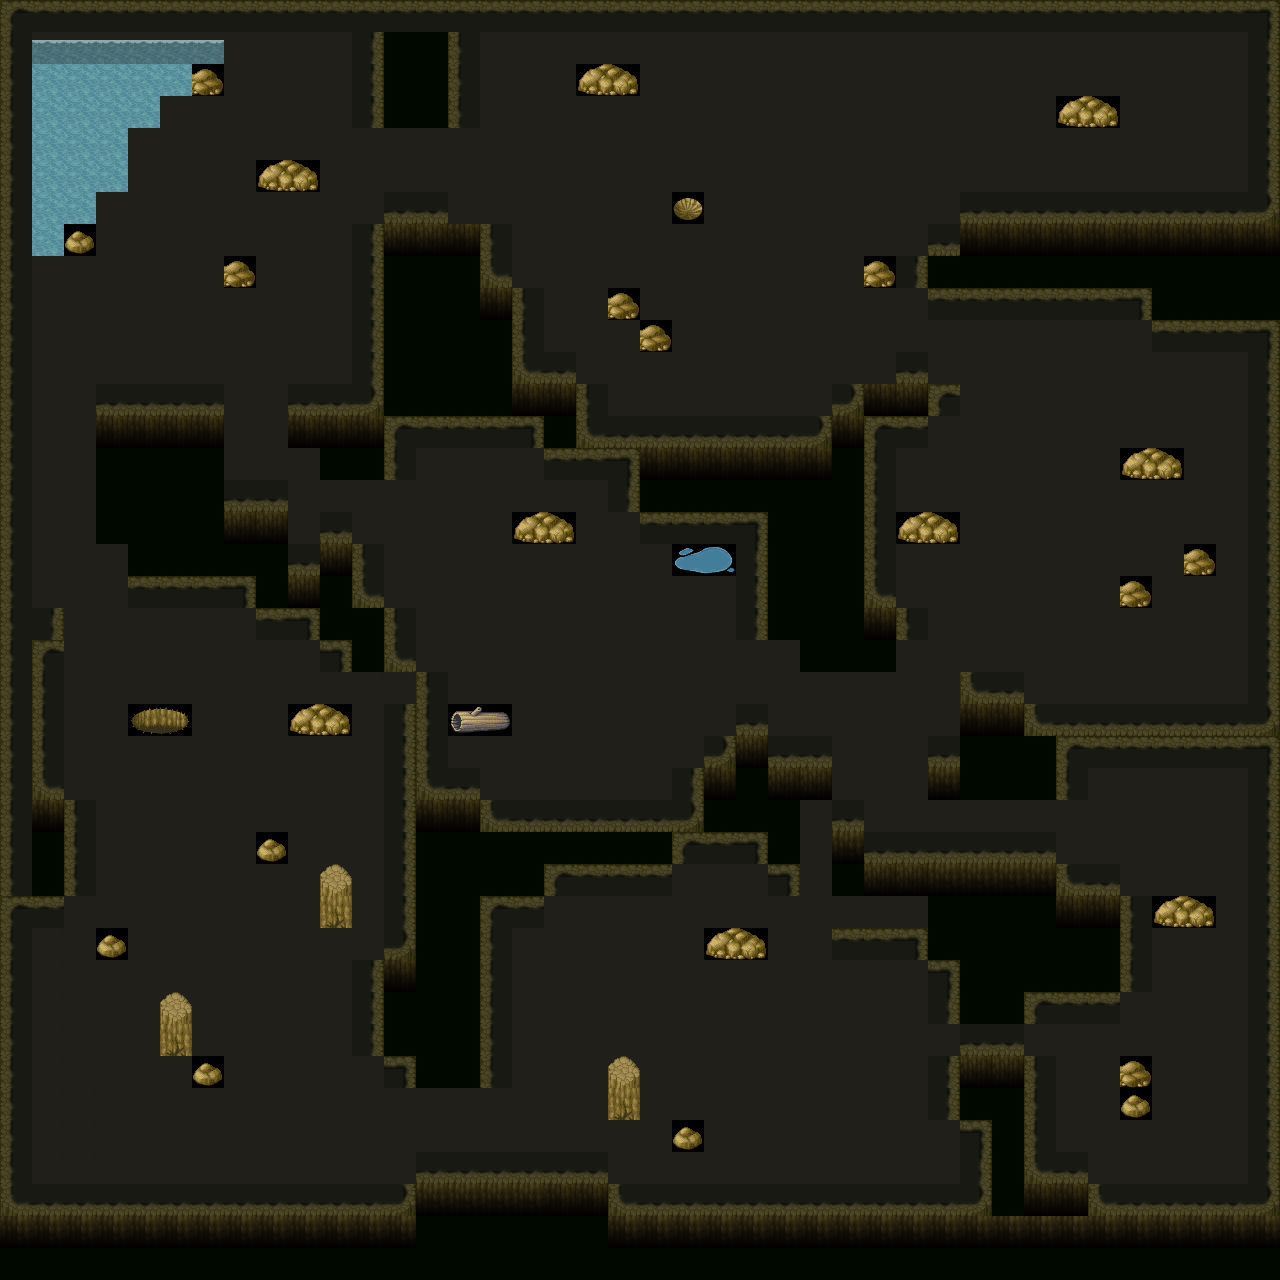

Below is a game level as drawn by its tile map, then a one-line description and the .tmx that defines it (tile-layer data replaced by summaries):
An orthogonal 40x40 tile map with 32x32 px tiles, 3 tile layers (jimen, toorenai, kakure), 1 hidden layer not drawn, 2 tilesets and 39 objects.

<map version="1.4" tiledversion="1.4.2" orientation="orthogonal" renderorder="right-down" width="40" height="40" tilewidth="32" tileheight="32" infinite="0" nextlayerid="7" nextobjectid="91">
 <tileset firstgid="1" source="1.tsx" />
 <tileset firstgid="1313" source="2.tsx" />
 <layer id="1" name="jimen" width="40" height="40">
  <data>[1600 cells, 1600 non-empty, 27 distinct tile ids]</data>
 </layer>
 <layer id="4" name="toorenai" width="40" height="40">
  <data>[1600 cells, 235 non-empty, 13 distinct tile ids]</data>
 </layer>
 <layer id="6" name="kakure" width="40" height="40">
  <data>[1600 cells, 27 non-empty, 3 distinct tile ids]</data>
 </layer>
 <objectgroup id="2" name="オブジェクト・レイヤー 1" opacity="0.99">
  <object id="38" gid="1073742241" x="76.6667" y="788" width="32" height="32" rotation="540" />
  <object id="39" gid="483" x="42" y="907.333" width="32" height="32" />
  <object id="40" gid="481" x="371.333" y="1066" width="32" height="32" />
  <object id="41" gid="417" x="371.333" y="978" width="32" height="32" />
  <object id="43" gid="481" x="243.333" y="620.667" width="32" height="32" />
  <object id="45" gid="481" x="309.333" y="650.667" width="32" height="32" />
  <object id="46" gid="481" x="339.333" y="672.333" width="32" height="32" />
  <object id="49" gid="419" x="458.5" y="255" width="32" height="32" />
  <object id="50" gid="419" x="492.5" y="310" width="32" height="32" />
  <object id="51" gid="419" x="554" y="403.5" width="32" height="32" />
  <object id="52" gid="417" x="820.5" y="436.5" width="32" height="32" />
  <object id="53" gid="417" x="853" y="415" width="32" height="32" />
  <object id="55" gid="417" x="918" y="276.5" width="32" height="32" />
  <object id="56" gid="417" x="950" y="244.5" width="32" height="32" />
  <object id="57" gid="481" x="1141.5" y="332" width="32" height="32" />
  <object id="60" gid="483" x="909" y="426" width="32" height="32" />
  <object id="61" gid="419" x="875.5" y="627.5" width="32" height="32" />
  <object id="63" gid="419" x="1002.5" y="722.5" width="32" height="32" />
  <object id="64" gid="419" x="1099.5" y="915.5" width="32" height="32" />
  <object id="65" gid="483" x="1099" y="1003.5" width="32" height="32" />
  <object id="66" gid="419" x="1065.5" y="1203.5" width="32" height="32" />
  <object id="67" gid="481" x="947.5" y="1129.5" width="32" height="32" />
  <object id="70" gid="481" x="756.5" y="873.5" width="32" height="32" />
  <object id="71" gid="483" x="522.5" y="907.5" width="32" height="32" />
  <object id="74" gid="483" x="652" y="877" width="32" height="32" />
  <object id="75" gid="483" x="361.333" y="479.667" width="32" height="32" />
  <object id="77" gid="418" x="367" y="693" width="32" height="32" />
  <object id="78" gid="419" x="395.5" y="691.5" width="32" height="32" />
  <object id="79" gid="451" x="385" y="703.5" width="32" height="32" />
  <object id="80" gid="419" x="362.5" y="628" width="32" height="32" />
  <object id="81" gid="419" x="460" y="819" width="32" height="32" />
  <object id="82" gid="417" x="693" y="788.5" width="32" height="32" />
  <object id="83" gid="417" x="723" y="754" width="32" height="32" />
  <object id="84" gid="481" x="628" y="521.5" width="32" height="32" />
  <object id="85" gid="481" x="534" y="460.5" width="32" height="32" />
  <object id="87" gid="481" x="918" y="972.667" width="32" height="32" />
  <object id="88" gid="481" x="916.667" y="299.333" width="32" height="32" />
  <object id="89" gid="1282" x="561" y="669" width="89" height="60" />
  <object id="90" gid="950" x="807" y="1180" width="95" height="75" />
 </objectgroup>
 <layer id="5" name="atari hantei" width="40" height="40" visible="0" opacity="0.3">
  <data>[1600 cells, 1600 non-empty, 2 distinct tile ids]</data>
 </layer>
</map>